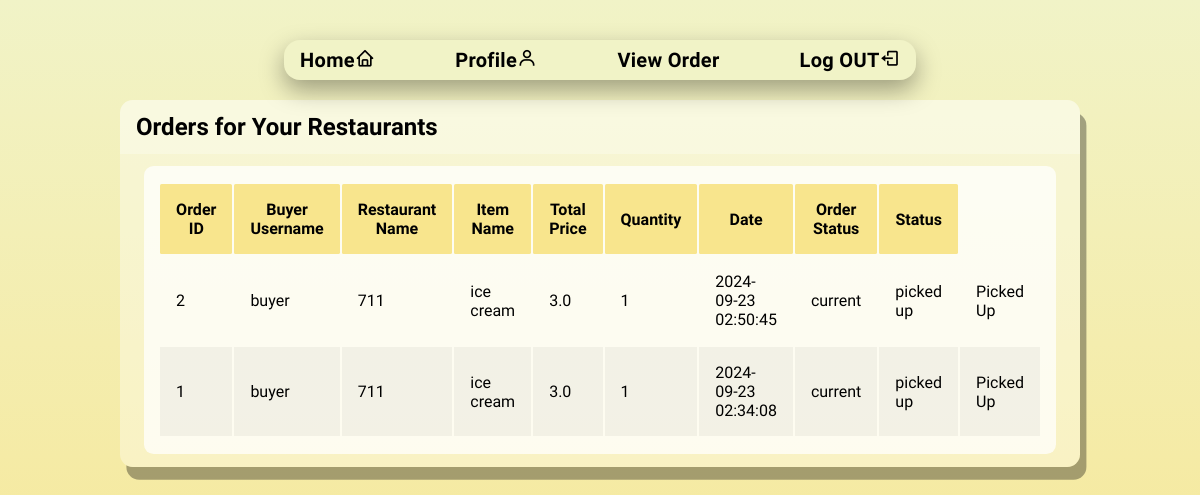
The page /seller_orders (signed in) on the database as committed earlier.
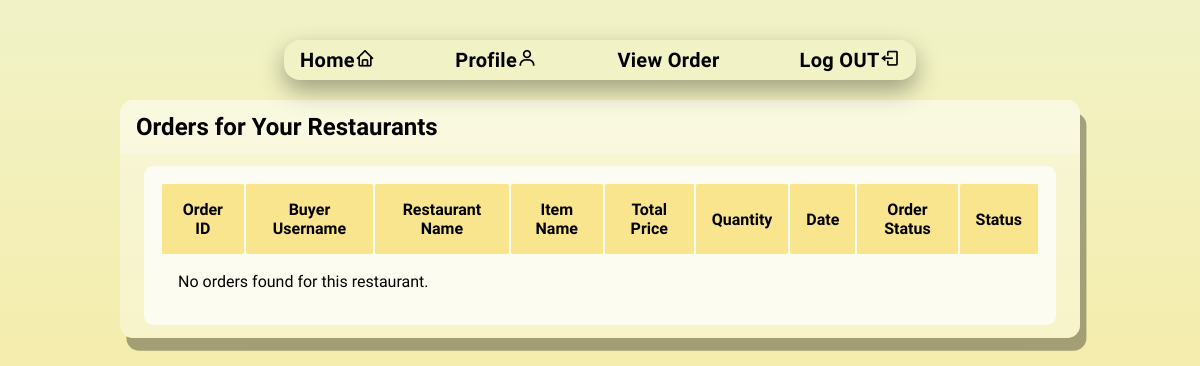
The same page on the database as committed later.
### tables this page shows
CREATE TABLE orders (
            id INTEGER PRIMARY KEY AUTOINCREMENT,
            buyer_username TEXT NOT NULL,
            restaurant_name TEXT NOT NULL,
            item_name TEXT NOT NULL,
            total_price REAL NOT NULL,
            quantity INTEGER NOT NULL,
            order_date TIMESTAMP DEFAULT CURRENT_TIMESTAMP, 
            order_status TEXT DEFAULT 'available',
            status TEXT DEFAULT 'pending',
            runner_name TEXT,
            runner_lat REAL,
            runner_lng REAL,
            delivery_address TEXT,
            delivery_lat REAL,
            delivery_lng REAL
        );

### app.py (the view)
@app.route('/seller_orders')
@login_required(role='seller')
def seller_orders():
    seller_username = session['username']
    conn = get_db_connection()
    cursor = conn.cursor()
    try:
        cursor.execute("""
            SELECT o.id, o.buyer_username, o.restaurant_name, o.item_name, o.total_price,
                   o.quantity, o.order_date, o.order_status, o.status
            FROM orders o
            JOIN restaurants r ON o.restaurant_name = r.name
            WHERE r.owner_username = ?
            ORDER BY o.order_date DESC
        """, (seller_username,))
        orders = cursor.fetchall()
        if not orders:
            print("No orders found for this seller's restaurant.")
    except sqlite3.Error as e:
        orders = []
        print(f"Database error: {e}")
    finally:
        conn.close()
    return render_template('seller_orders.html', orders=orders)

### app.py (called while the page is built)
def get_db_connection():
    con = sqlite3.connect("database.db")
    con.row_factory = sqlite3.Row
    return con

def login_required(role=None):
    def decorator(f):
        @wraps(f)
        def decorated_function(*args, **kwargs):
            if 'username' not in session:
                flash("You need to log in to access this page.", "error")
                return redirect(url_for('login'))
            if role and session.get('role') != role:
                flash("You do not have permission to access this page.", "error")
                return redirect(url_for('index'))
            return f(*args, **kwargs)
        return decorated_function
    return decorator

### templates/seller_orders.html (shortened to what this page needs)
<!DOCTYPE html>
<html lang="en">
<head>
    <link rel="stylesheet" href="../static/style(SP).css">
    <link rel="stylesheet" href="https://unpkg.com/boxicons@latest/css/boxicons.min.css">
    <link href="https://cdn.jsdelivr.net/npm/remixicon@4.3.0/fonts/remixicon.css" rel="stylesheet"/>
    <link rel="stylesheet" href="https://unpkg.com/aos@next/dist/aos.css" />
</head>
<body>
    <div class="container">
        <nav class="nav-bar">
            <ul class="nav-links">
                <li class="nav-link"><a href="{{ url_for('seller_home') }}">Home</a><i class='bx bx-home'></i></li>
                <li class="nav-link"><a href="{{ url_for('seller_profile') }}" class="dropbtn">Profile</a><i class='bx bx-user'></i></li>
                <li class="nav-link"><a href="{{ url_for('seller_orders') }}" class="dropbtn">View Order</a></li>
                <li class="nav-link"><a href="{{ url_for('logout') }}" class="dropbtn">Log OUT</a><i class='bx bx-log-out'></i></li>
            </ul>
        </nav>
    </div>
    <div class="table">
        <div class="table-header">
            <h2>Orders for Your Restaurants</h2>
        </div>
        <div class="table-body">
            <table>
                <thead>
                    <tr>
                        <th>Order ID</th>
                        <th>Buyer Username</th>
                        <th>Restaurant Name</th>
                        <th>Item Name</th>
                        <th>Total Price</th>
                        <th>Quantity</th>
                        <th>Date</th>
                        <th>Order Status</th>
                        <th>Status</th>
                    </tr>
                </thead>
                <tbody>
                    {% if orders %}
                    {% for order in orders %}
                        <tr>
                            <td>{{ order.id }}</td>
                            <td>{{ order.buyer_username }}</td>
                            <td>{{ order.restaurant_name }}</td>
                            <td>{{ order.item_name }}</td>
                            <td>{{ order.total_price }}</td>
                            <td>{{ order.quantity }}</td>
                            <td>{{ order.order_date }}</td>
                            <td>{{ order.order_status }}</td>
                            <td>{{ order.status }}</td>
                            <td>
                                {% if order.status == 'picked up' %}
                                    <span>Picked Up</span>
                                {% else %}
                                    <span>N/A</span>
                                {% endif %}
                            </td>
                        </tr>
                    {% endfor %}
                    {% else %}
                    <tr><td colspan="9">No orders found for this restaurant.</td></tr>
                    {% endif %}
                </tbody>
            </table>
        </div>
    </div>
</body>
</html>

Rows that differ between the two databases and show on the page:
removed orders: id "2", buyer_username "buyer", restaurant_name "711", item_name "ice cream", total_price "3.0", quantity "1", order_date "2024-09-23 02:50:45", order_status "current", status "picked up", shows "Picked Up"
removed orders: id "1", buyer_username "buyer", restaurant_name "711", item_name "ice cream", total_price "3.0", quantity "1", order_date "2024-09-23 02:34:08", order_status "current", status "picked up", shows "Picked Up"
Other text that changed with them:
text now shown: "No orders found for this restaurant."
